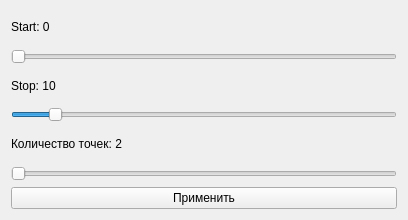
<?xml version="1.0" encoding="UTF-8"?>
<ui version="4.0">
 <class>SliderWindow</class>
 <widget class="QWidget" name="SliderWindow">
  <property name="geometry">
   <rect>
    <x>0</x>
    <y>0</y>
    <width>408</width>
    <height>220</height>
   </rect>
  </property>
  <property name="windowTitle">
   <string>Выбор значений</string>
  </property>
  <layout class="QVBoxLayout" name="verticalLayout">
   <item>
    <widget class="QLabel" name="label_start">
     <property name="text">
      <string>Start: 0</string>
     </property>
    </widget>
   </item>
   <item>
    <widget class="QSlider" name="slider_start">
     <property name="minimum">
      <number>0</number>
     </property>
     <property name="maximum">
      <number>100</number>
     </property>
     <property name="value">
      <number>0</number>
     </property>
     <property name="orientation">
      <enum>Qt::Horizontal</enum>
     </property>
    </widget>
   </item>
   <item>
    <widget class="QLabel" name="label_stop">
     <property name="text">
      <string>Stop: 10</string>
     </property>
    </widget>
   </item>
   <item>
    <widget class="QSlider" name="slider_stop">
     <property name="minimum">
      <number>0</number>
     </property>
     <property name="maximum">
      <number>100</number>
     </property>
     <property name="value">
      <number>10</number>
     </property>
     <property name="orientation">
      <enum>Qt::Horizontal</enum>
     </property>
    </widget>
   </item>
   <item>
    <widget class="QLabel" name="label_num">
     <property name="text">
      <string>Количество точек: 2</string>
     </property>
    </widget>
   </item>
   <item>
    <widget class="QSlider" name="slider_num">
     <property name="minimum">
      <number>2</number>
     </property>
     <property name="maximum">
      <number>500</number>
     </property>
     <property name="value">
      <number>2</number>
     </property>
     <property name="orientation">
      <enum>Qt::Horizontal</enum>
     </property>
    </widget>
   </item>
   <item>
    <widget class="QPushButton" name="button_apply">
     <property name="text">
      <string>Применить</string>
     </property>
    </widget>
   </item>
  </layout>
 </widget>
 <resources/>
 <connections/>
</ui>
